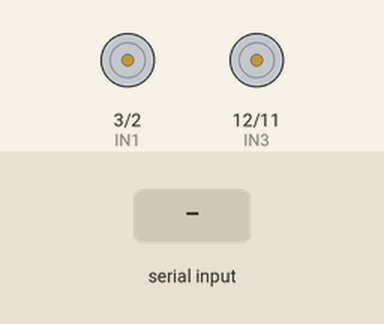
This sketch was run on a simulated Arduino Uno, built with avr-gcc and run on an emulated ATmega328P. On the bench: motor-driver pin pairs drawn as motors (green arrow = first pin HIGH = forward, orange = second pin HIGH = backward, longer = more drive, scaled by the enable pin). Inputs (shaded band) come from the test bench.

Above: at 1.2 s.
1.3 s: "90,45\n" received over Serial
At 2.2 s:
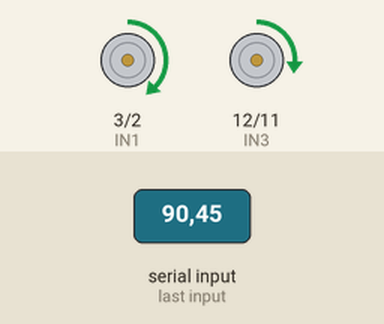
2.8 s: "30,150\n" received over Serial
At 3.3 s:
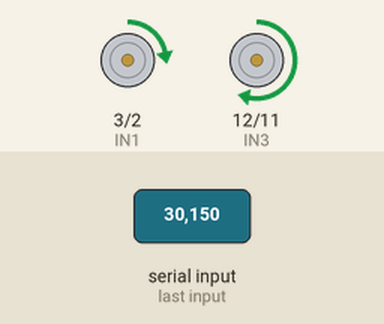
4.3 s: "1,90\n" received over Serial
At 5.6 s:
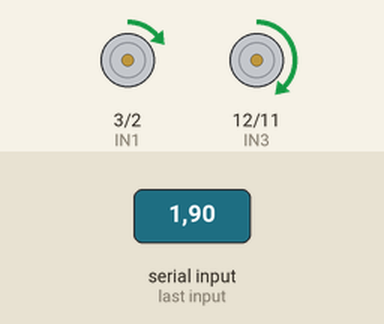
Timing chart, 0 to 7.3 s (numbered marks = the images above; inputs shaded):
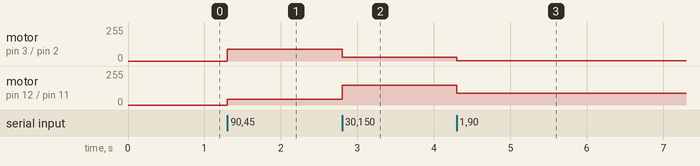

The sketch:

board.ino
```cpp
// Define motor control pins
const int ENA = 5; // Enable pin for Motor 2 (A7) red
const int IN1 = 3; // Input 1 pin for Motor 2 (D3) Orange
const int IN2 = 2; // Input 2 pin for Motor 2 (D2) Yellow
const int ENB = 6; // Enable pin for Motor 1 (A0) purple
const int IN3 = 12; // Input 1 pin for Motor 1 (D12) Blue
const int IN4 = 11; // Input 2 pin for Motor 1 (D11) Green

void setup() {
  // Initialize motor control pins as outputs
  Serial.begin(115200);
  pinMode(ENA, OUTPUT);
  pinMode(IN1, OUTPUT);
  pinMode(IN2, OUTPUT);
  pinMode(ENB, OUTPUT);
  pinMode(IN3, OUTPUT);
  pinMode(IN4, OUTPUT);
}

void loop() {
  if (Serial.available() > 0) {
    String incomingString = Serial.readStringUntil('\n'); // Read until comma
    incomingString.trim();  // Remove leading/trailing spaces

    if (incomingString.indexOf(',') != -1) {
      // Split the string at the comma
      int commaIndex = incomingString.indexOf(',');
      String speedAString = incomingString.substring(0, commaIndex);
      String speedBString = incomingString.substring(commaIndex + 1);

      // Convert strings to integers and determine direction
      int speedA = speedAString.toInt();
      bool forwardA = speedA >= 0;
      speedA = abs(speedA);  // Use absolute value for speed

      int speedB = speedBString.toInt();
      bool forwardB = speedB >= 0;
      speedB = abs(speedB);  // Use absolute value for speed

      SetMotorA(speedA, forwardA);  // Set Motor A's speed and direction
      SetMotorB(speedB, forwardB);  // Set Motor B's speed and direction
    } else {
      Serial.println(incomingString);
      Serial.println("Invalid input format. Please use <motorA, motorB>");
    }
  }
}

void StopMotors() {
  analogWrite(ENA, 0); // Stop Motor A
  analogWrite(ENB, 0); // Stop Motor B
  delay(1000); // Wait for 1 second
}

void SetMotorA(int speed, bool forward) {
  digitalWrite(IN1, forward ? HIGH : LOW);
  digitalWrite(IN2, forward ? LOW : HIGH);
  analogWrite(ENA, speed);
}

void SetMotorB(int speed, bool forward) {
  digitalWrite(IN3, forward ? HIGH : LOW);
  digitalWrite(IN4, forward ? LOW : HIGH);
  analogWrite(ENB, speed);
}
```

Measured:
- after the input at 1.3 s, motor on pin 3 (IN1) / pin 2 (IN2): stopped → forward 90/255 at once; motor on pin 12 (IN3) / pin 11 (IN4): stopped → forward 45/255 at once
- after the input at 2.8 s, motor on pin 3 (IN1) / pin 2 (IN2): forward 90/255 → forward 30/255 at once; motor on pin 12 (IN3) / pin 11 (IN4): forward 45/255 → forward 150/255 at once
- after the input at 4.3 s, motor on pin 3 (IN1) / pin 2 (IN2): forward 30/255 → forward 1/255 at once; motor on pin 12 (IN3) / pin 11 (IN4): forward 150/255 → forward 90/255 at once
